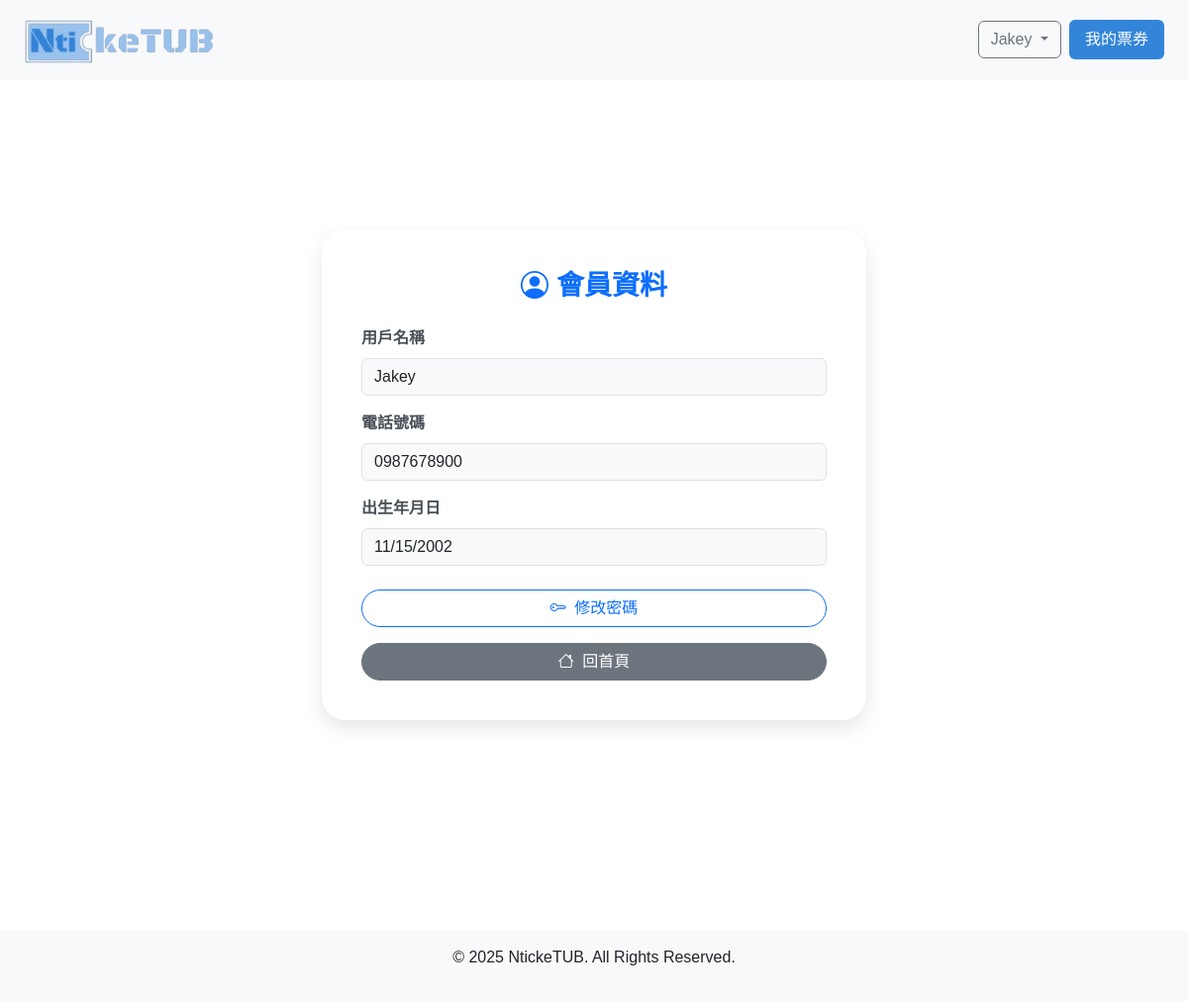
Screenshot of /member (signed in) with the database file from the repository.
### models/member.py (models this page shows, shortened)
class Member(UserMixin, db.Model):  # ← 加上 UserMixin
  __tablename__ = 'Member'
  mem_id = db.Column(db.Integer, primary_key=True)
  mem_name = db.Column(db.String(255))
  mem_email = db.Column(db.String(255))
  mem_pwd = db.Column(db.String(255))
  birthday = db.Column(db.Date)
  mem_phone = db.Column(db.String(10))
  createdAt = db.Column(db.DateTime, default=func.now())
  updatedAt = db.Column(db.DateTime, default=func.now(), onupdate=func.now())

### app.py (the view)
@app.route('/member')
@login_required
def member_info():
    return render_template('member_info.html', user=current_user)

### app.py (called while the page is built)
@login_manager.user_loader
def load_user(user_id):
    return Member.query.get(int(user_id))

### templates/member_info.html (shortened to what this page needs)
{% extends "layout.html" %}
{% block content %}
<div class="container d-flex justify-content-center align-items-center vh-100">
  <div class="card profile-card p-4" style="max-width: 550px; width: 100%;">
    <div class="card-body">
      <h3 class="card-title text-center mb-4 fw-bold text-primary">
        <i class="bi bi-person-circle me-2"></i>會員資料
      </h3>
      <form>
        <div class="mb-3">
          <label for="name" class="form-label">用戶名稱</label>
          <input type="text" class="form-control" id="name" value="{{ current_user.mem_name }}" readonly>
        </div>
        <div class="mb-3">
          <label for="phone" class="form-label">電話號碼</label>
          <input type="text" class="form-control" id="phone" value="{{ current_user.mem_phone }}" readonly>
        </div>
        <div class="mb-3">
          <label for="birthdate" class="form-label">出生年月日</label>
          <input type="date" class="form-control" id="birthdate" value="{{ current_user.birthday }}" readonly>
        </div>
        <div class="d-grid gap-3 mt-4">
          <a href="{{ url_for('change_password') }}" class="btn btn-outline-primary btn-pill">
            <i class="bi bi-key me-1"></i> 修改密碼
          </a>
          <a href="{{ url_for('index') }}" class="btn btn-secondary btn-pill">
            <i class="bi bi-house me-1"></i> 回首頁
          </a>
        </div>
      </form>
    </div>
  </div>
</div>
{% endblock %}

### templates/layout.html (shortened to what this page needs)
<!DOCTYPE html>
<html lang="zh-Hant">
<head>
  <link href="https://cdn.jsdelivr.net/npm/bootstrap@5.3.0/dist/css/bootstrap.min.css" rel="stylesheet" />
  <link rel="stylesheet" href="{{ url_for('static', filename='style.css') }}" />
  <link href="https://cdn.jsdelivr.net/npm/bootstrap-icons@1.10.5/font/bootstrap-icons.css" rel="stylesheet" />
</head>
<body>
  <nav class="navbar bg-light px-4" style="min-height: 80px; padding-top: 12px; padding-bottom: 12px;">
    <a href="{{ url_for('index') }}" style="display: flex; align-items: center;">
      <img src="{{ url_for('static', filename='file/logo3.png') }}"
           alt="NtickeTUB Logo"
           style="height: 48px; object-fit: contain;">
    </a>
    <div>
    <div class="d-flex align-items-center">
      {% if current_user.is_authenticated %}
        <div class="dropdown">
          <button class="btn btn-outline-secondary dropdown-toggle me-2" type="button" id="userDropdown"
                  data-bs-toggle="dropdown" aria-expanded="false">
            {{ current_user.mem_name }}
          </button>
        </div>
      {% else %}
      <a href="{{ url_for('login') }}" class="button-deepblue me-2">我的會員</a>
      {% endif %}
      <a href="{{ url_for('my_tickets') }}" class="button-deepblue">我的票券</a>
    </div>
  </nav>
  <main style="padding-bottom: 60px;">
    {% block content %}{% endblock %}
  </main>
  <footer class="bg-light text-center py-3">
    <p>&copy; 2025 NtickeTUB. All Rights Reserved.</p>
  </footer>
</body>
</html>

### static/style.css (style rules this page uses)
body { font-family: Arial, sans-serif; }
h3 { margin-bottom: 5px; }
button { padding: 5px 10px; background-color: darkorange; color: white; border: none; cursor: pointer; }
.bg-light { background-color: #f8f9fa !important; }
.button-deepblue { background-color: #3385D9; color: white; border: none; border-radius: 6px; padding: 8px 16px; cursor: pointer; text-decoration: none; transition: background-color 0.2s ease; }

### templates/member_info.html (style rules this page uses)
.profile-card { border: none; border-radius: 1.5rem; box-shadow: 0 8px 20px rgba(0, 0, 0, 0.1); animation: fadeIn 0.6s ease-in-out; }
.form-control[readonly] { background-color: #f8f9fa; font-weight: 500; border: 1px solid #dee2e6; }
.form-label { font-weight: 600; color: #495057; }
.btn-pill { border-radius: 50px; transition: all 0.3s ease; }

### templates/layout.html (style rules this page uses)
body { margin: 0; padding: 0; }
:root { --main-blue: #99C2EC; --blue-hover: #79AEE5; --blue-active: #3385D9; }
.button-deepblue { background-color: #3385D9; color: white; border: none; border-radius: 6px; padding: 8px 16px; cursor: pointer; text-decoration: none; transition: background-color 0.2s ease; }

### rows the page displays
Member: mem_name "Jakey", mem_phone "0987678900", birthday "11/15/2002"
